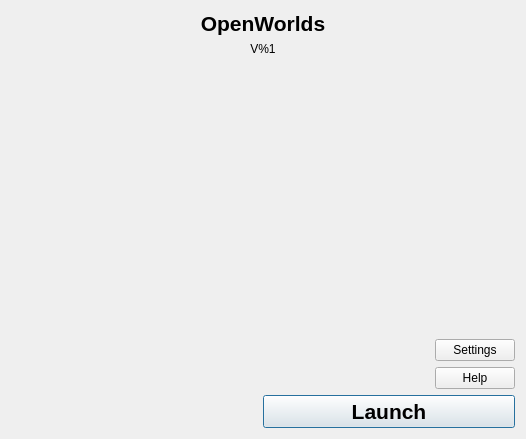
<?xml version="1.0" encoding="UTF-8"?>
<ui version="4.0">
 <class>OpenWorldsLauncher</class>
 <widget class="QMainWindow" name="OpenWorldsLauncher">
  <property name="geometry">
   <rect>
    <x>0</x>
    <y>0</y>
    <width>526</width>
    <height>439</height>
   </rect>
  </property>
  <property name="windowTitle">
   <string>OpenWorlds V%1</string>
  </property>
  <widget class="QWidget" name="centralWidget">
   <layout class="QVBoxLayout" name="verticalLayout_3">
    <item>
     <widget class="QLabel" name="label">
      <property name="font">
       <font>
        <pointsize>16</pointsize>
        <weight>75</weight>
        <bold>true</bold>
       </font>
      </property>
      <property name="text">
       <string>OpenWorlds</string>
      </property>
      <property name="alignment">
       <set>Qt::AlignCenter</set>
      </property>
     </widget>
    </item>
    <item>
     <widget class="QLabel" name="version">
      <property name="text">
       <string>V%1</string>
      </property>
      <property name="alignment">
       <set>Qt::AlignCenter</set>
      </property>
     </widget>
    </item>
    <item>
     <spacer name="verticalSpacer">
      <property name="orientation">
       <enum>Qt::Vertical</enum>
      </property>
      <property name="sizeHint" stdset="0">
       <size>
        <width>20</width>
        <height>279</height>
       </size>
      </property>
     </spacer>
    </item>
    <item>
     <layout class="QHBoxLayout" name="horizontalLayout_2">
      <item>
       <spacer name="horizontalSpacer_2">
        <property name="orientation">
         <enum>Qt::Horizontal</enum>
        </property>
        <property name="sizeHint" stdset="0">
         <size>
          <width>40</width>
          <height>20</height>
         </size>
        </property>
       </spacer>
      </item>
      <item>
       <layout class="QVBoxLayout" name="verticalLayout_2">
        <item>
         <layout class="QHBoxLayout" name="horizontalLayout">
          <item>
           <spacer name="horizontalSpacer">
            <property name="orientation">
             <enum>Qt::Horizontal</enum>
            </property>
            <property name="sizeHint" stdset="0">
             <size>
              <width>40</width>
              <height>20</height>
             </size>
            </property>
           </spacer>
          </item>
          <item>
           <layout class="QVBoxLayout" name="verticalLayout">
            <item>
             <widget class="QPushButton" name="pushButton_2">
              <property name="text">
               <string>Settings</string>
              </property>
             </widget>
            </item>
            <item>
             <widget class="QPushButton" name="pushButton_3">
              <property name="text">
               <string>Help</string>
              </property>
             </widget>
            </item>
           </layout>
          </item>
         </layout>
        </item>
        <item>
         <widget class="QPushButton" name="launch">
          <property name="font">
           <font>
            <pointsize>16</pointsize>
            <weight>75</weight>
            <bold>true</bold>
           </font>
          </property>
          <property name="text">
           <string>Launch</string>
          </property>
          <property name="default">
           <bool>true</bool>
          </property>
         </widget>
        </item>
       </layout>
      </item>
     </layout>
    </item>
   </layout>
  </widget>
  <widget class="QMenuBar" name="menuBar">
   <property name="geometry">
    <rect>
     <x>0</x>
     <y>0</y>
     <width>526</width>
     <height>25</height>
    </rect>
   </property>
  </widget>
 </widget>
 <layoutdefault spacing="6" margin="11"/>
 <resources/>
 <connections/>
</ui>
